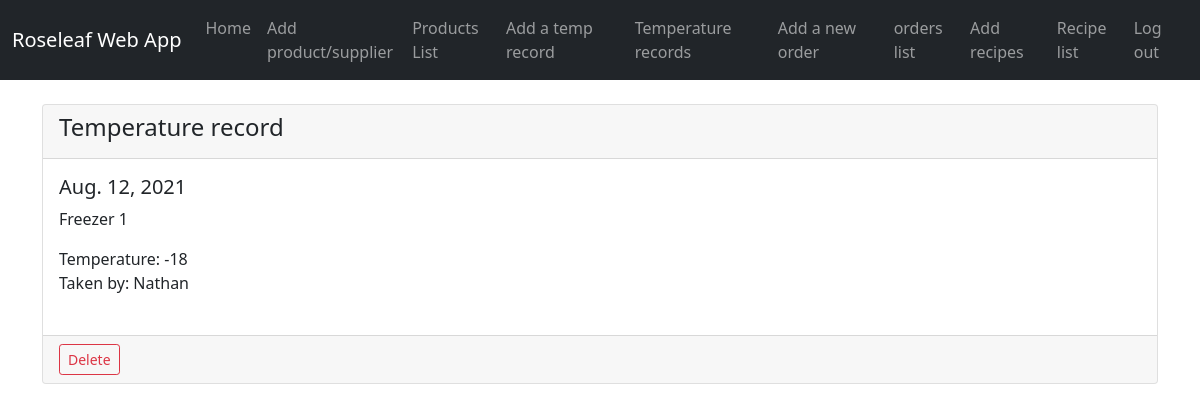
The page /show_temp_record/2 on the database as committed earlier.
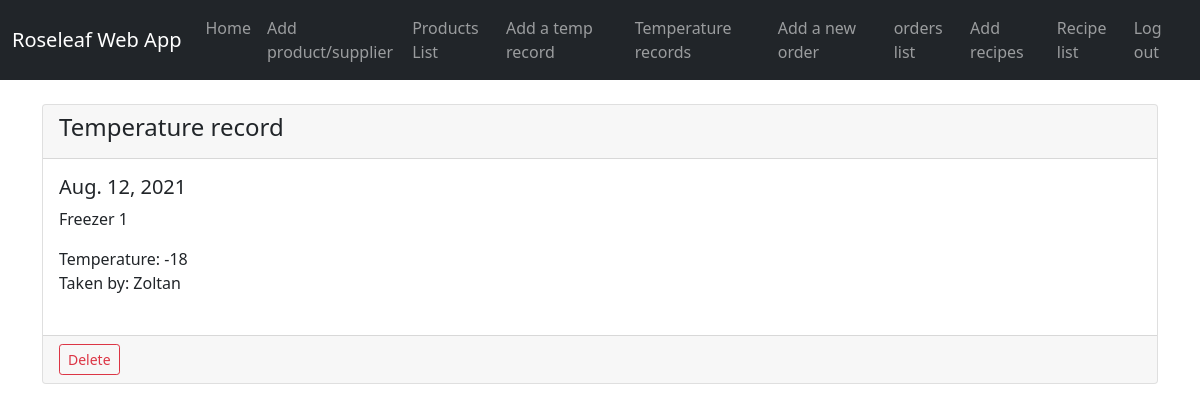
The same page on the database as committed later.
### roseleaf_app/models.py (models this page shows, shortened)
class TempRecords(models.Model):
    temp_date = models.DateField()
    temperature = models.IntegerField()
    fridge = models.ForeignKey(Fridge, on_delete=models.CASCADE)
    user = models.ForeignKey(Member, on_delete=models.CASCADE)

class Member(models.Model):
    username = models.CharField(max_length=20)
    password = models.CharField(max_length=20)
    def __str__(self):
        return self.username

class Fridge(models.Model):
    fridge_name = models.CharField(max_length=50)
    def __str__(self):
        return self.fridge_name

### roseleaf_app/views.py (the view)
# urls.py: path('show_temp_record/<temp_record_id>', views.show_temp_record, name='show_temp_record'),
def show_temp_record(request, temp_record_id):
    temp_record = TempRecords.objects.get(pk=temp_record_id)
    return render(request, 'roseleaf_app/show_temp_record.html', {'temp_record': temp_record})

### roseleaf_app/templates/roseleaf_app/show_temp_record.html
{% extends 'roseleaf_app/base.html' %}
{% block content %}
    <br/>
     <div class="card">
          <div class="card-header">
              <h4>Temperature record</h4>
          </div>
          <div class="card-body">
            <h5 class="card-title">{{ temp_record.temp_date }}</h5>
            <p class="card-text">{{ temp_record.fridge }}</p>
              Temperature: {{ temp_record.temperature }}
              <br>Taken by: {{ temp_record.user }}<br><br>
          </div>
     <div class="card-footer text-muted">
        <a href="{% url 'delete_temp_record' temp_record.id %}"
                   class="btn btn-outline-danger btn-sm"> Delete  </a>
     </div>
     </div>
{% endblock %}

Rows that differ between the two databases and show on the page:
changed through a linked row, TempRecords "Freezer 1": user "Nathan" → "Zoltan"
